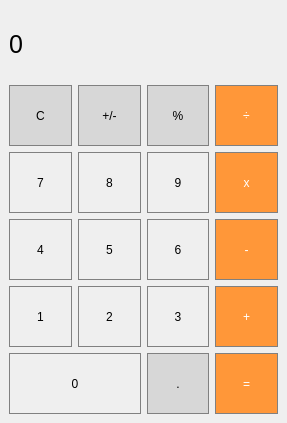
<?xml version="1.0" encoding="UTF-8"?>
<ui version="4.0">
 <class>MainWindow</class>
 <widget class="QMainWindow" name="MainWindow">
  <property name="geometry">
   <rect>
    <x>0</x>
    <y>0</y>
    <width>287</width>
    <height>423</height>
   </rect>
  </property>
  <property name="windowTitle">
   <string>Calculadora</string>
  </property>
  <widget class="QWidget" name="centralwidget">
   <layout class="QGridLayout" name="gridLayout_2">
    <item row="0" column="0" colspan="4">
     <widget class="QLabel" name="resultDisplay">
      <property name="minimumSize">
       <size>
        <width>241</width>
        <height>61</height>
       </size>
      </property>
      <property name="font">
       <font>
        <pointsize>19</pointsize>
       </font>
      </property>
      <property name="styleSheet">
       <string notr="true">QLabel {
  qproperty-alignment: 'AlignVCenter | AlignRight';
  border: 1px solid gray;
}

background-color : white;</string>
      </property>
      <property name="text">
       <string>0</string>
      </property>
     </widget>
    </item>
    <item row="1" column="0">
     <widget class="QPushButton" name="clearButton">
      <property name="minimumSize">
       <size>
        <width>61</width>
        <height>61</height>
       </size>
      </property>
      <property name="styleSheet">
       <string notr="true">QPushButton {
  background-color: rgb(215, 215, 215);
  border: 1px solid gray;
}
QPushButton:pressed {
    background-color: qlineargradient(x1: 0, y1: 0, x2: 0, y2: 1,
                                      stop: 0 #BEBEBE, stop: 1 #D7D7D7);
}</string>
      </property>
      <property name="text">
       <string>C</string>
      </property>
     </widget>
    </item>
    <item row="1" column="1">
     <widget class="QPushButton" name="plusMinusButton">
      <property name="minimumSize">
       <size>
        <width>61</width>
        <height>61</height>
       </size>
      </property>
      <property name="styleSheet">
       <string notr="true">QPushButton {
  background-color: rgb(215, 215, 215);
  border: 1px solid gray;
}
QPushButton:pressed {
    background-color: qlineargradient(x1: 0, y1: 0, x2: 0, y2: 1,
                                      stop: 0 #BEBEBE, stop: 1 #D7D7D7);
}</string>
      </property>
      <property name="text">
       <string>+/-</string>
      </property>
     </widget>
    </item>
    <item row="1" column="2">
     <widget class="QPushButton" name="percentButton">
      <property name="minimumSize">
       <size>
        <width>61</width>
        <height>61</height>
       </size>
      </property>
      <property name="styleSheet">
       <string notr="true">QPushButton {
  background-color: rgb(215, 215, 215);
  border: 1px solid gray;
}
QPushButton:pressed {
    background-color: qlineargradient(x1: 0, y1: 0, x2: 0, y2: 1,
                                      stop: 0 #BEBEBE, stop: 1 #D7D7D7);
}</string>
      </property>
      <property name="text">
       <string>%</string>
      </property>
     </widget>
    </item>
    <item row="1" column="3">
     <widget class="QPushButton" name="divideButton">
      <property name="minimumSize">
       <size>
        <width>61</width>
        <height>61</height>
       </size>
      </property>
      <property name="styleSheet">
       <string notr="true">QPushButton {
  background-color: rgb(255, 151, 57);
  color: white; 
  border: 1px solid gray;
}

QPushButton:pressed {
    background-color: qlineargradient(x1: 0, y1: 0, x2: 0, y2: 1,
                                      stop: 0 #FF7832, stop: 1 #FF9739);
}
</string>
      </property>
      <property name="text">
       <string>÷</string>
      </property>
     </widget>
    </item>
    <item row="2" column="0">
     <widget class="QPushButton" name="button7">
      <property name="minimumSize">
       <size>
        <width>61</width>
        <height>61</height>
       </size>
      </property>
      <property name="styleSheet">
       <string notr="true">QPushButton {
   border: 1px solid gray;
}
QPushButton:pressed {
    background-color: qlineargradient(x1: 0, y1: 0, x2: 0, y2: 1,
                                      stop: 0 #dadbde, stop: 1 #f6f7fa);
}</string>
      </property>
      <property name="text">
       <string>7</string>
      </property>
     </widget>
    </item>
    <item row="2" column="1">
     <widget class="QPushButton" name="button8">
      <property name="minimumSize">
       <size>
        <width>61</width>
        <height>61</height>
       </size>
      </property>
      <property name="styleSheet">
       <string notr="true">QPushButton {
   border: 1px solid gray;
}
QPushButton:pressed {
    background-color: qlineargradient(x1: 0, y1: 0, x2: 0, y2: 1,
                                      stop: 0 #dadbde, stop: 1 #f6f7fa);
}</string>
      </property>
      <property name="text">
       <string>8</string>
      </property>
     </widget>
    </item>
    <item row="2" column="2">
     <widget class="QPushButton" name="button9">
      <property name="minimumSize">
       <size>
        <width>61</width>
        <height>61</height>
       </size>
      </property>
      <property name="styleSheet">
       <string notr="true">QPushButton {
   border: 1px solid gray;
}
QPushButton:pressed {
    background-color: qlineargradient(x1: 0, y1: 0, x2: 0, y2: 1,
                                      stop: 0 #dadbde, stop: 1 #f6f7fa);
}</string>
      </property>
      <property name="text">
       <string>9</string>
      </property>
     </widget>
    </item>
    <item row="2" column="3">
     <widget class="QPushButton" name="multiplyButton">
      <property name="minimumSize">
       <size>
        <width>61</width>
        <height>61</height>
       </size>
      </property>
      <property name="styleSheet">
       <string notr="true">QPushButton {
  background-color: rgb(255, 151, 57);
  color: white; 
  border: 1px solid gray;
}

QPushButton:pressed {
    background-color: qlineargradient(x1: 0, y1: 0, x2: 0, y2: 1,
                                      stop: 0 #FF7832, stop: 1 #FF9739);
}
</string>
      </property>
      <property name="text">
       <string>x</string>
      </property>
     </widget>
    </item>
    <item row="3" column="0">
     <widget class="QPushButton" name="button4">
      <property name="minimumSize">
       <size>
        <width>61</width>
        <height>61</height>
       </size>
      </property>
      <property name="styleSheet">
       <string notr="true">QPushButton {
   border: 1px solid gray;
}
QPushButton:pressed {
    background-color: qlineargradient(x1: 0, y1: 0, x2: 0, y2: 1,
                                      stop: 0 #dadbde, stop: 1 #f6f7fa);
}</string>
      </property>
      <property name="text">
       <string>4</string>
      </property>
     </widget>
    </item>
    <item row="3" column="1">
     <widget class="QPushButton" name="button5">
      <property name="minimumSize">
       <size>
        <width>61</width>
        <height>61</height>
       </size>
      </property>
      <property name="styleSheet">
       <string notr="true">QPushButton {
   border: 1px solid gray;
}
QPushButton:pressed {
    background-color: qlineargradient(x1: 0, y1: 0, x2: 0, y2: 1,
                                      stop: 0 #dadbde, stop: 1 #f6f7fa);
}</string>
      </property>
      <property name="text">
       <string>5</string>
      </property>
     </widget>
    </item>
    <item row="3" column="2">
     <widget class="QPushButton" name="button6">
      <property name="minimumSize">
       <size>
        <width>61</width>
        <height>61</height>
       </size>
      </property>
      <property name="styleSheet">
       <string notr="true">QPushButton {
   border: 1px solid gray;
}
QPushButton:pressed {
    background-color: qlineargradient(x1: 0, y1: 0, x2: 0, y2: 1,
                                      stop: 0 #dadbde, stop: 1 #f6f7fa);
}</string>
      </property>
      <property name="text">
       <string>6</string>
      </property>
     </widget>
    </item>
    <item row="3" column="3">
     <widget class="QPushButton" name="minusButton">
      <property name="minimumSize">
       <size>
        <width>61</width>
        <height>61</height>
       </size>
      </property>
      <property name="styleSheet">
       <string notr="true">QPushButton {
  background-color: rgb(255, 151, 57);
  color: white; 
  border: 1px solid gray;
}

QPushButton:pressed {
    background-color: qlineargradient(x1: 0, y1: 0, x2: 0, y2: 1,
                                      stop: 0 #FF7832, stop: 1 #FF9739);
}
</string>
      </property>
      <property name="text">
       <string>-</string>
      </property>
     </widget>
    </item>
    <item row="4" column="0">
     <widget class="QPushButton" name="button1">
      <property name="minimumSize">
       <size>
        <width>61</width>
        <height>61</height>
       </size>
      </property>
      <property name="styleSheet">
       <string notr="true">QPushButton {
   border: 1px solid gray;
}
QPushButton:pressed {
    background-color: qlineargradient(x1: 0, y1: 0, x2: 0, y2: 1,
                                      stop: 0 #dadbde, stop: 1 #f6f7fa);
}</string>
      </property>
      <property name="text">
       <string>1</string>
      </property>
     </widget>
    </item>
    <item row="4" column="1">
     <widget class="QPushButton" name="button2">
      <property name="minimumSize">
       <size>
        <width>61</width>
        <height>61</height>
       </size>
      </property>
      <property name="styleSheet">
       <string notr="true">QPushButton {
   border: 1px solid gray;
}
QPushButton:pressed {
    background-color: qlineargradient(x1: 0, y1: 0, x2: 0, y2: 1,
                                      stop: 0 #dadbde, stop: 1 #f6f7fa);
}</string>
      </property>
      <property name="text">
       <string>2</string>
      </property>
     </widget>
    </item>
    <item row="4" column="2">
     <widget class="QPushButton" name="button3">
      <property name="minimumSize">
       <size>
        <width>61</width>
        <height>61</height>
       </size>
      </property>
      <property name="styleSheet">
       <string notr="true">QPushButton {
   border: 1px solid gray;
}
QPushButton:pressed {
    background-color: qlineargradient(x1: 0, y1: 0, x2: 0, y2: 1,
                                      stop: 0 #dadbde, stop: 1 #f6f7fa);
}</string>
      </property>
      <property name="text">
       <string>3</string>
      </property>
     </widget>
    </item>
    <item row="4" column="3">
     <widget class="QPushButton" name="plusButton">
      <property name="minimumSize">
       <size>
        <width>61</width>
        <height>61</height>
       </size>
      </property>
      <property name="styleSheet">
       <string notr="true">QPushButton {
  background-color: rgb(255, 151, 57);
  color: white; 
  border: 1px solid gray;
}

QPushButton:pressed {
    background-color: qlineargradient(x1: 0, y1: 0, x2: 0, y2: 1,
                                      stop: 0 #FF7832, stop: 1 #FF9739);
}
</string>
      </property>
      <property name="text">
       <string>+</string>
      </property>
     </widget>
    </item>
    <item row="5" column="0" colspan="2">
     <widget class="QPushButton" name="button0">
      <property name="minimumSize">
       <size>
        <width>122</width>
        <height>61</height>
       </size>
      </property>
      <property name="styleSheet">
       <string notr="true">QPushButton {
   border: 1px solid gray;
}
QPushButton:pressed {
    background-color: qlineargradient(x1: 0, y1: 0, x2: 0, y2: 1,
                                      stop: 0 #dadbde, stop: 1 #f6f7fa);
}</string>
      </property>
      <property name="text">
       <string>0</string>
      </property>
     </widget>
    </item>
    <item row="5" column="2">
     <widget class="QPushButton" name="decimalButton">
      <property name="minimumSize">
       <size>
        <width>61</width>
        <height>61</height>
       </size>
      </property>
      <property name="styleSheet">
       <string notr="true">QPushButton {
  background-color: rgb(215, 215, 215);
  border: 1px solid gray;
}
QPushButton:pressed {
    background-color: qlineargradient(x1: 0, y1: 0, x2: 0, y2: 1,
                                      stop: 0 #BEBEBE, stop: 1 #D7D7D7);
}</string>
      </property>
      <property name="text">
       <string>.</string>
      </property>
     </widget>
    </item>
    <item row="5" column="3">
     <widget class="QPushButton" name="equalButton">
      <property name="minimumSize">
       <size>
        <width>61</width>
        <height>61</height>
       </size>
      </property>
      <property name="styleSheet">
       <string notr="true">QPushButton {
  background-color: rgb(255, 151, 57);
  color: white; 
  border: 1px solid gray;
}

QPushButton:pressed {
    background-color: qlineargradient(x1: 0, y1: 0, x2: 0, y2: 1,
                                      stop: 0 #FF7832, stop: 1 #FF9739);
}
</string>
      </property>
      <property name="text">
       <string>=</string>
      </property>
     </widget>
    </item>
   </layout>
  </widget>
 </widget>
 <resources/>
 <connections/>
</ui>
